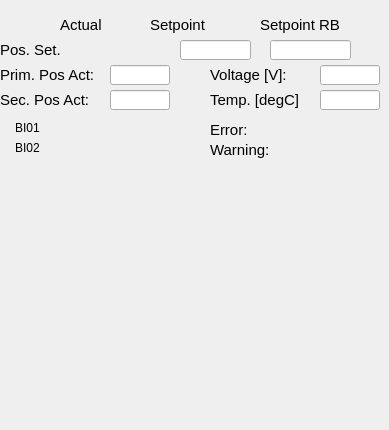
   <widget class="QWidget" name="tab">
    <property name="sizePolicy">
     <sizepolicy hsizetype="Fixed" vsizetype="Fixed">
      <horstretch>0</horstretch>
      <verstretch>0</verstretch>
     </sizepolicy>
    </property>
    <attribute name="title">
     <string>General</string>
    </attribute>
    <widget class="caLabel" name="calabel_13">
     <property name="geometry">
      <rect>
       <x>210</x>
       <y>120</y>
       <width>80</width>
       <height>20</height>
      </rect>
     </property>
     <property name="sizePolicy">
      <sizepolicy hsizetype="Fixed" vsizetype="Fixed">
       <horstretch>0</horstretch>
       <verstretch>0</verstretch>
      </sizepolicy>
     </property>
     <property name="font">
      <font>
       <pointsize>11</pointsize>
      </font>
     </property>
     <property name="text">
      <string>Error:</string>
     </property>
    </widget>
    <widget class="caLabel" name="calabel_10">
     <property name="geometry">
      <rect>
       <x>0</x>
       <y>40</y>
       <width>80</width>
       <height>20</height>
      </rect>
     </property>
     <property name="sizePolicy">
      <sizepolicy hsizetype="Fixed" vsizetype="Fixed">
       <horstretch>0</horstretch>
       <verstretch>0</verstretch>
      </sizepolicy>
     </property>
     <property name="font">
      <font>
       <pointsize>11</pointsize>
      </font>
     </property>
     <property name="text">
      <string>Pos. Set.</string>
     </property>
    </widget>
    <widget class="caLed" name="caled_Warning">
     <property name="geometry">
      <rect>
       <x>290</x>
       <y>140</y>
       <width>52</width>
       <height>12</height>
      </rect>
     </property>
     <property name="sizePolicy">
      <sizepolicy hsizetype="Preferred" vsizetype="MinimumExpanding">
       <horstretch>0</horstretch>
       <verstretch>0</verstretch>
      </sizepolicy>
     </property>
     <property name="minimumSize">
      <size>
       <width>4</width>
       <height>12</height>
      </size>
     </property>
     <property name="toolTip">
      <string>&lt;html&gt;&lt;head/&gt;&lt;body&gt;&lt;p&gt;E-Bus Power Status&lt;/p&gt;&lt;/body&gt;&lt;/html&gt;</string>
     </property>
     <property name="rectangular">
      <bool>true</bool>
     </property>
     <property name="gradientEnabled">
      <bool>false</bool>
     </property>
     <property name="ledHeight">
      <number>10</number>
     </property>
     <property name="channel" stdset="0">
      <string notr="true">$(IOC):m$(MasterID)s$(SlaveID)-Drv$(ID)-WrnAlrm</string>
     </property>
     <property name="colorMode">
      <enum>caLed::Static</enum>
     </property>
     <property name="falseColor">
      <color>
       <red>255</red>
       <green>170</green>
       <blue>0</blue>
      </color>
     </property>
     <property name="trueColor">
      <color>
       <red>0</red>
       <green>85</green>
       <blue>0</blue>
      </color>
     </property>
     <property name="trueValue">
      <string notr="true">0</string>
     </property>
     <property name="falseValue">
      <string notr="true">1</string>
     </property>
    </widget>
    <widget class="caLed" name="caled_Error">
     <property name="geometry">
      <rect>
       <x>290</x>
       <y>120</y>
       <width>52</width>
       <height>12</height>
      </rect>
     </property>
     <property name="sizePolicy">
      <sizepolicy hsizetype="Preferred" vsizetype="MinimumExpanding">
       <horstretch>0</horstretch>
       <verstretch>0</verstretch>
      </sizepolicy>
     </property>
     <property name="minimumSize">
      <size>
       <width>4</width>
       <height>12</height>
      </size>
     </property>
     <property name="toolTip">
      <string>&lt;html&gt;&lt;head/&gt;&lt;body&gt;&lt;p&gt;E-Bus Power Status&lt;/p&gt;&lt;/body&gt;&lt;/html&gt;</string>
     </property>
     <property name="rectangular">
      <bool>true</bool>
     </property>
     <property name="gradientEnabled">
      <bool>false</bool>
     </property>
     <property name="ledHeight">
      <number>10</number>
     </property>
     <property name="channel" stdset="0">
      <string notr="true">$(IOC):m$(MasterID)s$(SlaveID)-Drv$(ID)-ErrAlrm</string>
     </property>
     <property name="colorMode">
      <enum>caLed::Static</enum>
     </property>
     <property name="falseColor">
      <color>
       <red>170</red>
       <green>0</green>
       <blue>0</blue>
      </color>
     </property>
     <property name="trueColor">
      <color>
       <red>0</red>
       <green>85</green>
       <blue>0</blue>
      </color>
     </property>
     <property name="trueValue">
      <string notr="true">0</string>
     </property>
     <property name="falseValue">
      <string notr="true">1</string>
     </property>
    </widget>
    <widget class="caLabel" name="calabel_14">
     <property name="geometry">
      <rect>
       <x>210</x>
       <y>140</y>
       <width>80</width>
       <height>20</height>
      </rect>
     </property>
     <property name="sizePolicy">
      <sizepolicy hsizetype="Fixed" vsizetype="Fixed">
       <horstretch>0</horstretch>
       <verstretch>0</verstretch>
      </sizepolicy>
     </property>
     <property name="font">
      <font>
       <pointsize>11</pointsize>
      </font>
     </property>
     <property name="text">
      <string>Warning:</string>
     </property>
    </widget>
    <widget class="caTextEntry" name="catextentry_13">
     <property name="geometry">
      <rect>
       <x>180</x>
       <y>40</y>
       <width>71</width>
       <height>20</height>
      </rect>
     </property>
     <property name="minimumSize">
      <size>
       <width>0</width>
       <height>20</height>
      </size>
     </property>
     <property name="maximumSize">
      <size>
       <width>16777215</width>
       <height>20</height>
      </size>
     </property>
     <property name="readOnly">
      <bool>false</bool>
     </property>
     <property name="channel" stdset="0">
      <string notr="true">$(IOC):m$(MasterID)s$(SlaveID)-Drv$(ID)-PosCmd</string>
     </property>
     <property name="keepFocus">
      <bool>true</bool>
     </property>
    </widget>
    <widget class="caTextEntry" name="catextentry_14">
     <property name="geometry">
      <rect>
       <x>270</x>
       <y>40</y>
       <width>81</width>
       <height>20</height>
      </rect>
     </property>
     <property name="minimumSize">
      <size>
       <width>0</width>
       <height>20</height>
      </size>
     </property>
     <property name="maximumSize">
      <size>
       <width>16777215</width>
       <height>20</height>
      </size>
     </property>
     <property name="readOnly">
      <bool>false</bool>
     </property>
     <property name="channel" stdset="0">
      <string notr="true">$(IOC):m$(MasterID)s$(SlaveID)-Drv$(ID)-PosCmd-RB</string>
     </property>
     <property name="keepFocus">
      <bool>true</bool>
     </property>
    </widget>
    <widget class="caLabel" name="calabel_51">
     <property name="geometry">
      <rect>
       <x>60</x>
       <y>15</y>
       <width>80</width>
       <height>20</height>
      </rect>
     </property>
     <property name="sizePolicy">
      <sizepolicy hsizetype="Fixed" vsizetype="Fixed">
       <horstretch>0</horstretch>
       <verstretch>0</verstretch>
      </sizepolicy>
     </property>
     <property name="font">
      <font>
       <pointsize>11</pointsize>
      </font>
     </property>
     <property name="text">
      <string>Actual</string>
     </property>
     <property name="textFormat">
      <enum>Qt::PlainText</enum>
     </property>
     <property name="scaledContents">
      <bool>false</bool>
     </property>
    </widget>
    <widget class="caLabel" name="calabel_52">
     <property name="geometry">
      <rect>
       <x>150</x>
       <y>15</y>
       <width>80</width>
       <height>20</height>
      </rect>
     </property>
     <property name="sizePolicy">
      <sizepolicy hsizetype="Fixed" vsizetype="Fixed">
       <horstretch>0</horstretch>
       <verstretch>0</verstretch>
      </sizepolicy>
     </property>
     <property name="font">
      <font>
       <pointsize>11</pointsize>
      </font>
     </property>
     <property name="text">
      <string>Setpoint</string>
     </property>
     <property name="textFormat">
      <enum>Qt::PlainText</enum>
     </property>
     <property name="scaledContents">
      <bool>false</bool>
     </property>
    </widget>
    <widget class="caLabel" name="calabel_53">
     <property name="geometry">
      <rect>
       <x>260</x>
       <y>15</y>
       <width>80</width>
       <height>20</height>
      </rect>
     </property>
     <property name="sizePolicy">
      <sizepolicy hsizetype="Fixed" vsizetype="Fixed">
       <horstretch>0</horstretch>
       <verstretch>0</verstretch>
      </sizepolicy>
     </property>
     <property name="font">
      <font>
       <pointsize>11</pointsize>
      </font>
     </property>
     <property name="text">
      <string>Setpoint RB</string>
     </property>
     <property name="textFormat">
      <enum>Qt::PlainText</enum>
     </property>
     <property name="scaledContents">
      <bool>false</bool>
     </property>
    </widget>
    <widget class="caStripPlot" name="castripplot_3">
     <property name="geometry">
      <rect>
       <x>10</x>
       <y>185</y>
       <width>361</width>
       <height>236</height>
      </rect>
     </property>
     <property name="Title" stdset="0">
      <string notr="true">Position</string>
     </property>
     <property name="channels" stdset="0">
      <string>$(IOC):m$(MasterID)s$(SlaveID)-Enc$(ID)-PosAct</string>
     </property>
     <property name="YAxisScaling" stdset="0">
      <enum>caStripPlot::autoScale</enum>
     </property>
     <property name="foreground">
      <color>
       <red>244</red>
       <green>244</green>
       <blue>244</blue>
      </color>
     </property>
    </widget>
    <widget class="caLabel" name="calabel_6">
     <property name="geometry">
      <rect>
       <x>0</x>
       <y>65</y>
       <width>96</width>
       <height>20</height>
      </rect>
     </property>
     <property name="sizePolicy">
      <sizepolicy hsizetype="Fixed" vsizetype="Fixed">
       <horstretch>0</horstretch>
       <verstretch>0</verstretch>
      </sizepolicy>
     </property>
     <property name="font">
      <font>
       <pointsize>11</pointsize>
      </font>
     </property>
     <property name="text">
      <string>Prim. Pos Act:</string>
     </property>
    </widget>
    <widget class="caLineEdit" name="calineedit_3">
     <property name="geometry">
      <rect>
       <x>110</x>
       <y>65</y>
       <width>60</width>
       <height>20</height>
      </rect>
     </property>
     <property name="channel" stdset="0">
      <string notr="true">$(IOC):m$(MasterID)s$(SlaveID)-Enc$(ID)-PosAct</string>
     </property>
     <property name="background">
      <color alpha="0">
       <red>160</red>
       <green>160</green>
       <blue>164</blue>
      </color>
     </property>
     <property name="colorMode">
      <enum>caLineEdit::Static</enum>
     </property>
     <property name="precisionMode">
      <enum>caLineEdit::User</enum>
     </property>
    </widget>
    <widget class="caLineEdit" name="calineedit_5">
     <property name="geometry">
      <rect>
       <x>110</x>
       <y>90</y>
       <width>60</width>
       <height>20</height>
      </rect>
     </property>
     <property name="channel" stdset="0">
      <string notr="true">$(IOC):m$(MasterID)s$(SlaveID)-Enc$(ID)-PosAct02</string>
     </property>
     <property name="background">
      <color alpha="0">
       <red>160</red>
       <green>160</green>
       <blue>164</blue>
      </color>
     </property>
     <property name="colorMode">
      <enum>caLineEdit::Static</enum>
     </property>
     <property name="precisionMode">
      <enum>caLineEdit::User</enum>
     </property>
    </widget>
    <widget class="caLabel" name="calabel_7">
     <property name="geometry">
      <rect>
       <x>0</x>
       <y>90</y>
       <width>96</width>
       <height>20</height>
      </rect>
     </property>
     <property name="sizePolicy">
      <sizepolicy hsizetype="Fixed" vsizetype="Fixed">
       <horstretch>0</horstretch>
       <verstretch>0</verstretch>
      </sizepolicy>
     </property>
     <property name="font">
      <font>
       <pointsize>11</pointsize>
      </font>
     </property>
     <property name="text">
      <string>Sec. Pos Act:</string>
     </property>
    </widget>
    <widget class="caLed" name="caled_Error_3">
     <property name="geometry">
      <rect>
       <x>100</x>
       <y>140</y>
       <width>18</width>
       <height>16</height>
      </rect>
     </property>
     <property name="sizePolicy">
      <sizepolicy hsizetype="Preferred" vsizetype="MinimumExpanding">
       <horstretch>0</horstretch>
       <verstretch>0</verstretch>
      </sizepolicy>
     </property>
     <property name="minimumSize">
      <size>
       <width>4</width>
       <height>12</height>
      </size>
     </property>
     <property name="toolTip">
      <string>&lt;html&gt;&lt;head/&gt;&lt;body&gt;&lt;p&gt;E-Bus Power Status&lt;/p&gt;&lt;/body&gt;&lt;/html&gt;</string>
     </property>
     <property name="rectangular">
      <bool>true</bool>
     </property>
     <property name="gradientEnabled">
      <bool>false</bool>
     </property>
     <property name="ledHeight">
      <number>10</number>
     </property>
     <property name="channel" stdset="0">
      <string notr="true">$(IOC):m$(MasterID)s$(SlaveID)-Drv$(ID)-BI01</string>
     </property>
     <property name="colorMode">
      <enum>caLed::Static</enum>
     </property>
     <property name="falseColor">
      <color>
       <red>160</red>
       <green>160</green>
       <blue>164</blue>
      </color>
     </property>
     <property name="trueColor">
      <color>
       <red>0</red>
       <green>85</green>
       <blue>0</blue>
      </color>
     </property>
     <property name="trueValue">
      <string notr="true">1</string>
     </property>
     <property name="falseValue">
      <string notr="true">0</string>
     </property>
    </widget>
    <widget class="caLed" name="caled_Error_4">
     <property name="geometry">
      <rect>
       <x>100</x>
       <y>120</y>
       <width>18</width>
       <height>16</height>
      </rect>
     </property>
     <property name="sizePolicy">
      <sizepolicy hsizetype="Preferred" vsizetype="MinimumExpanding">
       <horstretch>0</horstretch>
       <verstretch>0</verstretch>
      </sizepolicy>
     </property>
     <property name="minimumSize">
      <size>
       <width>4</width>
       <height>12</height>
      </size>
     </property>
     <property name="toolTip">
      <string>&lt;html&gt;&lt;head/&gt;&lt;body&gt;&lt;p&gt;E-Bus Power Status&lt;/p&gt;&lt;/body&gt;&lt;/html&gt;</string>
     </property>
     <property name="rectangular">
      <bool>true</bool>
     </property>
     <property name="gradientEnabled">
      <bool>false</bool>
     </property>
     <property name="ledHeight">
      <number>10</number>
     </property>
     <property name="channel" stdset="0">
      <string notr="true">$(IOC):m$(MasterID)s$(SlaveID)-Drv$(ID)-BI02</string>
     </property>
     <property name="colorMode">
      <enum>caLed::Static</enum>
     </property>
     <property name="falseColor">
      <color>
       <red>160</red>
       <green>160</green>
       <blue>164</blue>
      </color>
     </property>
     <property name="trueColor">
      <color>
       <red>0</red>
       <green>85</green>
       <blue>0</blue>
      </color>
     </property>
     <property name="trueValue">
      <string notr="true">1</string>
     </property>
     <property name="falseValue">
      <string notr="true">0</string>
     </property>
    </widget>
    <widget class="caLabel" name="calabel_31">
     <property name="geometry">
      <rect>
       <x>15</x>
       <y>115</y>
       <width>36</width>
       <height>26</height>
      </rect>
     </property>
     <property name="text">
      <string>BI01</string>
     </property>
    </widget>
    <widget class="caLabel" name="calabel_9">
     <property name="geometry">
      <rect>
       <x>15</x>
       <y>135</y>
       <width>36</width>
       <height>26</height>
      </rect>
     </property>
     <property name="text">
      <string>BI02</string>
     </property>
    </widget>
    <widget class="caRelatedDisplay" name="carelateddisplay_4">
     <property name="geometry">
      <rect>
       <x>360</x>
       <y>40</y>
       <width>15</width>
       <height>16</height>
      </rect>
     </property>
     <property name="minimumSize">
      <size>
       <width>15</width>
       <height>16</height>
      </size>
     </property>
     <property name="maximumSize">
      <size>
       <width>15</width>
       <height>16</height>
      </size>
     </property>
     <property name="labels">
      <string>&gt;</string>
     </property>
     <property name="files">
      <string>ecmcGraph_v1.ui</string>
     </property>
     <property name="args">
      <string>IOC=$(IOC),TITLE=m$(MasterID)s$(SlaveID).Drv01: Pos Set,PV=$(IOC):m$(MasterID)s$(SlaveID)-Drv$(ID)-PosCmd-RB</string>
     </property>
    </widget>
    <widget class="caRelatedDisplay" name="carelateddisplay_6">
     <property name="geometry">
      <rect>
       <x>185</x>
       <y>95</y>
       <width>15</width>
       <height>16</height>
      </rect>
     </property>
     <property name="minimumSize">
      <size>
       <width>15</width>
       <height>16</height>
      </size>
     </property>
     <property name="maximumSize">
      <size>
       <width>15</width>
       <height>16</height>
      </size>
     </property>
     <property name="labels">
      <string>&gt;</string>
     </property>
     <property name="files">
      <string>ecmcGraph_v1.ui</string>
     </property>
     <property name="args">
      <string>IOC=$(IOC),TITLE=m$(MasterID)s$(SlaveID).Enc$(ID): Sec. Act Pos,PV=$(IOC):m$(MasterID)s$(SlaveID)-Enc$(ID)-PosAct02</string>
     </property>
    </widget>
    <widget class="caRelatedDisplay" name="carelateddisplay_5">
     <property name="geometry">
      <rect>
       <x>185</x>
       <y>70</y>
       <width>15</width>
       <height>16</height>
      </rect>
     </property>
     <property name="minimumSize">
      <size>
       <width>15</width>
       <height>16</height>
      </size>
     </property>
     <property name="maximumSize">
      <size>
       <width>15</width>
       <height>16</height>
      </size>
     </property>
     <property name="labels">
      <string>&gt;</string>
     </property>
     <property name="files">
      <string>ecmcGraph_v1.ui</string>
     </property>
     <property name="args">
      <string>IOC=$(IOC),TITLE=m$(MasterID)s$(SlaveID).Enc$(ID): Prim. Act Pos,PV=$(IOC):m$(MasterID)s$(SlaveID)-Enc$(ID)-PosAct</string>
     </property>
    </widget>
    <widget class="caLineEdit" name="calineedit_9">
     <property name="geometry">
      <rect>
       <x>320</x>
       <y>65</y>
       <width>60</width>
       <height>20</height>
      </rect>
     </property>
     <property name="channel" stdset="0">
      <string notr="true">$(IOC):m$(MasterID)s$(SlaveID)-Drv$(ID)-VltAct</string>
     </property>
     <property name="background">
      <color alpha="0">
       <red>160</red>
       <green>160</green>
       <blue>164</blue>
      </color>
     </property>
     <property name="colorMode">
      <enum>caLineEdit::Static</enum>
     </property>
     <property name="precisionMode">
      <enum>caLineEdit::Channel</enum>
     </property>
    </widget>
    <widget class="caLabel" name="calabel_63">
     <property name="geometry">
      <rect>
       <x>210</x>
       <y>65</y>
       <width>96</width>
       <height>20</height>
      </rect>
     </property>
     <property name="sizePolicy">
      <sizepolicy hsizetype="Fixed" vsizetype="Fixed">
       <horstretch>0</horstretch>
       <verstretch>0</verstretch>
      </sizepolicy>
     </property>
     <property name="font">
      <font>
       <pointsize>11</pointsize>
      </font>
     </property>
     <property name="text">
      <string>Voltage [V]:</string>
     </property>
    </widget>
    <widget class="caLabel" name="calabel_64">
     <property name="geometry">
      <rect>
       <x>210</x>
       <y>90</y>
       <width>96</width>
       <height>20</height>
      </rect>
     </property>
     <property name="sizePolicy">
      <sizepolicy hsizetype="Fixed" vsizetype="Fixed">
       <horstretch>0</horstretch>
       <verstretch>0</verstretch>
      </sizepolicy>
     </property>
     <property name="font">
      <font>
       <pointsize>11</pointsize>
      </font>
     </property>
     <property name="text">
      <string>Temp. [degC]</string>
     </property>
    </widget>
    <widget class="caLineEdit" name="calineedit_10">
     <property name="geometry">
      <rect>
       <x>320</x>
       <y>90</y>
       <width>60</width>
       <height>20</height>
      </rect>
     </property>
     <property name="channel" stdset="0">
      <string notr="true">$(IOC):m$(MasterID)s$(SlaveID)-Drv$(ID)-TmpAct</string>
     </property>
     <property name="background">
      <color alpha="0">
       <red>160</red>
       <green>160</green>
       <blue>164</blue>
      </color>
     </property>
     <property name="colorMode">
      <enum>caLineEdit::Static</enum>
     </property>
     <property name="precisionMode">
      <enum>caLineEdit::Channel</enum>
     </property>
    </widget>
   </widget>
